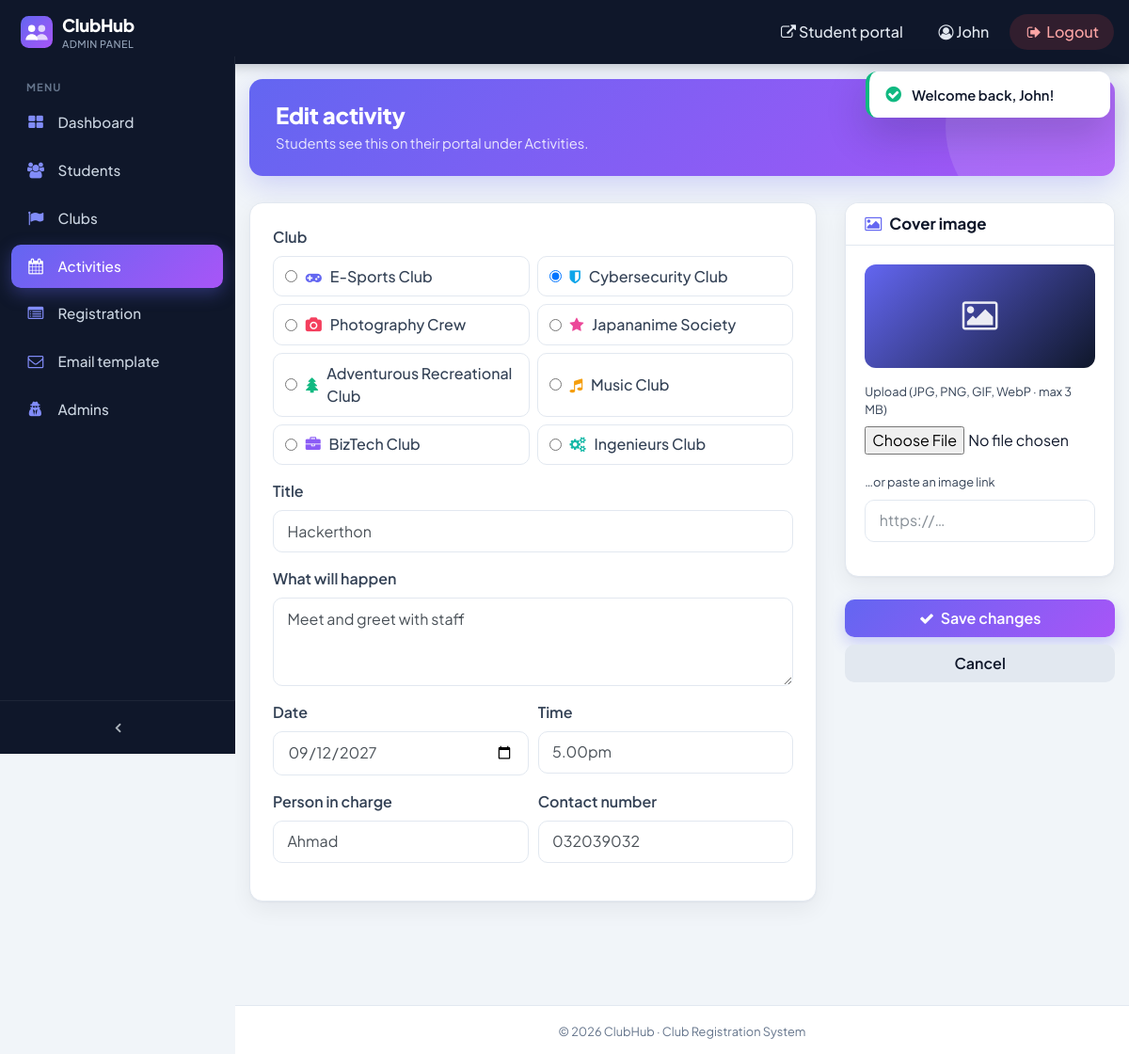
The page /club-unimy/activity/edit.php?id=2 (signed in) on the database its author committed.
### tables this page shows
CREATE TABLE `club_activity` (
  `club_id` int(11) NOT NULL,
  `club_image` varchar(200) NOT NULL,
  `club_content` varchar(200) NOT NULL,
  `club_content_2` varchar(200) NOT NULL,
  `club_date` varchar(200) NOT NULL,
  `club_time` varchar(200) NOT NULL,
  `club_contact` varchar(200) NOT NULL,
  `club_name` varchar(200) NOT NULL,
  `club_type` varchar(200) NOT NULL
);

### club-unimy/lib/app.php (called while the page is built, shortened)
<?php
require_once APP_ROOT . '/config-mysqli.php';
mysqli_set_charset($conn, 'utf8mb4');
function db(): mysqli
{
    global $conn;
    return $conn;
}
function q(string $sql, array $params = [])
{
    $stmt = db()->prepare($sql);
    if ($params) {
        $stmt->bind_param(str_repeat('s', count($params)), ...array_map('strval', $params));
    }
    $stmt->execute();
    $res = $stmt->get_result();
    return $res === false ? true : $res;
}
function row(string $sql, array $params = []): ?array
{
    return q($sql, $params)->fetch_assoc() ?: null;
}
function e($v): string
{
    return htmlspecialchars((string)$v, ENT_QUOTES, 'UTF-8');
}

### club-unimy/activity/edit.php (the view, shortened to what this page needs)
<?php
require_once __DIR__ . '/../lib/layout.php';
$id = (int)($_GET['id'] ?? $_GET['club_id'] ?? 0);
$activity = $id ? row("SELECT * FROM club_activity WHERE club_id = ?", [$id]) : null;
$data = $activity ?: [
    'club_type' => isset(CLUBS[$_GET['type'] ?? '']) ? $_GET['type'] : 'esport',
    'club_image' => '', 'club_content' => '', 'club_content_2' => '',
    'club_date' => date('Y-m-d', strtotime('+7 days')), 'club_time' => '', 'club_contact' => '', 'club_name' => '',
];
$errors = [];
?>
<form method="post" enctype="multipart/form-data">
    <div class="row">
        <div class="col-xl-8 mb-4">
            <div class="card">
                <div class="card-body p-4">
                    <div class="form-group">
                        <label>Club</label>
                        <div class="cb-check-grid">
                            <?php foreach (CLUBS as $t => $c) { ?>
                            <label>
                                <input type="radio" name="club_type" value="<?= $t ?>" <?= $data['club_type'] === $t ? 'checked' : '' ?>>
                                <i class="fa <?= $c['icon'] ?>" style="color:<?= $c['color'] ?>"></i><span><?= e($c['name']) ?></span>
                            </label>
                            <?php } ?>
                        </div>
                    </div>
                    <div class="form-group">
                        <label for="club_content">Title</label>
                        <input class="form-control<?= isset($errors['club_content']) ? ' is-invalid' : '' ?>" id="club_content" name="club_content" maxlength="200" value="<?= e($data['club_content']) ?>" placeholder="e.g. Weekly practice session" required>
                    </div>
                    <div class="form-group">
                        <label for="club_content_2">What will happen</label>
                        <textarea class="form-control" id="club_content_2" name="club_content_2" rows="3" maxlength="200" placeholder="Short description students will read"><?= e($data['club_content_2']) ?></textarea>
                    </div>
                    <div class="form-row">
                        <div class="form-group col-md-6">
                            <label for="club_date">Date</label>
                            <input type="date" class="form-control<?= isset($errors['club_date']) ? ' is-invalid' : '' ?>" id="club_date" name="club_date" value="<?= e($data['club_date']) ?>" required>
                        </div>
                        <div class="form-group col-md-6">
                            <label for="club_time">Time</label>
                            <input class="form-control<?= isset($errors['club_time']) ? ' is-invalid' : '' ?>" id="club_time" name="club_time" maxlength="200" value="<?= e($data['club_time']) ?>" placeholder="e.g. 3:00 pm – 5:00 pm" required>
                        </div>
                    </div>
                    <div class="form-row">
                        <div class="form-group col-md-6">
                            <label for="club_name">Person in charge</label>
                            <input class="form-control<?= isset($errors['club_name']) ? ' is-invalid' : '' ?>" id="club_name" name="club_name" maxlength="200" value="<?= e($data['club_name']) ?>" required>
                        </div>
                        <div class="form-group col-md-6">
                            <label for="club_contact">Contact number</label>
                            <input type="tel" class="form-control" id="club_contact" name="club_contact" maxlength="200" value="<?= e($data['club_contact']) ?>">
                        </div>
                    </div>
                </div>
            </div>
        </div>
        <div class="col-xl-4 mb-4">
            <div class="card mb-4">
                <div class="card-header"><h5 class="cb-panel-title"><i class="fa fa-picture-o"></i> Cover image</h5></div>
                <div class="card-body">
                    <div class="cb-act-top mb-3" id="imgPreview" style="border-radius:12px;overflow:hidden;background:linear-gradient(135deg,#6366f1,#0f172a)">
                        <i class="fa fa-picture-o"></i>
                    </div>
                    <div class="form-group">
                        <label for="image_file" class="small">Upload (JPG, PNG, GIF, WebP · max 3 MB)</label>
                        <input type="file" class="form-control-file" id="image_file" name="image_file" accept="image/*">
                    </div>
                    <div class="form-group">
                        <label for="image_url" class="small">…or paste an image link</label>
                        <input class="form-control" id="image_url" name="image_url" value="<?= e($data['club_image']) ?>" placeholder="https://…">
                    </div>
                </div>
            </div>
            <button class="btn btn-primary btn-block"><i class="fa fa-check mr-1"></i> <?= $activity ? 'Save changes' : 'Publish activity' ?></button>
            <a href="index.php?type=<?= e($data['club_type']) ?>" class="btn btn-secondary btn-block">Cancel</a>
        </div>
    </div>
</form>

### club-unimy/css/sb-admin.css (style rules this page uses)
html { position: relative; min-height: 100%; }
body { overflow-x: hidden; }
body.sticky-footer { margin-bottom: 56px; }
body.fixed-nav { padding-top: 56px; }

### club-unimy/css/theme.css (style rules this page uses)
:root { --cb-primary: #6366f1; --cb-primary-600: #4f46e5; --cb-accent: #a855f7; --cb-gradient: linear-gradient(135deg, #6366f1 0%, #a855f7 100%); --cb-sidebar: #0f172a; --cb-sidebar-2: #1e293b; --cb-bg: #f1f5f9; --cb-surface: #ffffff; --cb-text: #0f172a; --cb-muted: #64748b; --cb-border: #e2e8f0; --cb-success: #10b981; --cb-danger: #ef4444; --cb-warning: #f59e0b; --cb-radius: 14px; --cb-shadow: 0 1px 2px rgba(15, 23, 42, .04), 0 8px 24px rgba(15, 23, 42, .06); }
html, body { font-family: "Plus Jakarta Sans", system-ui, -apple-system, "Segoe UI", Roboto, sans-serif !important; color: var(--cb-text); }
body, body.bg-dark { background: var(--cb-bg) !important; }
a { color: var(--cb-primary-600); }
.card { border: 1px solid var(--cb-border) !important; border-radius: var(--cb-radius) !important; box-shadow: var(--cb-shadow); background: var(--cb-surface); overflow: hidden; }
.card-header { background: var(--cb-surface) !important; border-bottom: 1px solid var(--cb-border) !important; font-weight: 600; }
.cb-panel-title { font-weight: 700; font-size: 1.05rem; margin: 0; display: flex; align-items: center; gap: .5rem; }
.cb-panel-title i { color: var(--cb-primary); }
.btn { border-radius: 10px !important; font-weight: 600 !important; padding: .5rem 1.15rem; border: 0 !important; transition: transform .15s, box-shadow .15s, filter .15s; }
.btn-primary, .btn-info { background: var(--cb-gradient) !important; color: #fff !important; box-shadow: 0 6px 16px rgba(99, 102, 241, .3); }
.btn-secondary { background: #e2e8f0 !important; color: var(--cb-text) !important; }
.form-control { border: 1px solid var(--cb-border); border-radius: 10px; padding: .6rem .9rem; height: auto; transition: border-color .15s, box-shadow .15s; }
label, .control-label { font-weight: 600; color: #334155; }
.cb-act-top { height: 110px; position: relative; display: grid; place-items: center; color: rgba(255, 255, 255, .9); font-size: 2.2rem; }
.cb-check-grid { display: grid; grid-template-columns: repeat(auto-fill, minmax(220px, 1fr)); gap: .5rem; }
.cb-check-grid label { display: flex; align-items: center; gap: .55rem; border: 1px solid var(--cb-border); border-radius: 10px; padding: .55rem .75rem; margin: 0; cursor: pointer; font-weight: 500; }

### rows shown on the page
club_activity: club_type "☐ E-Sports Club", club_type "☑ Cybersecurity Club", club_type "☐ Photography Crew", club_type "☐ Japananime Society", club_type "☐ Adventurous Recreational Club", club_type "☐ Music Club", club_type "☐ BizTech Club", club_type "☐ Ingenieurs Club", club_content "Hackerthon", club_content_2 "Meet and greet with staff", club_date "09/12/2027", club_time "5.00pm", club_name "Ahmad", club_contact "032039032"

### other values the page prints
APP_NAME "ClubHub"
$label "Dashboard"
$label "Students"
$label "Clubs"
$label "Activities"
$label "Registration"
$label "Email template"
$label "Admins"
$_SESSION['u_first'] "John"
$title "Edit activity"
$subtitle "Students see this on their portal under Activities."
$c['name'] "E-Sports Club"
$c['name'] "Cybersecurity Club"
$c['name'] "Photography Crew"
$c['name'] "Japananime Society"
